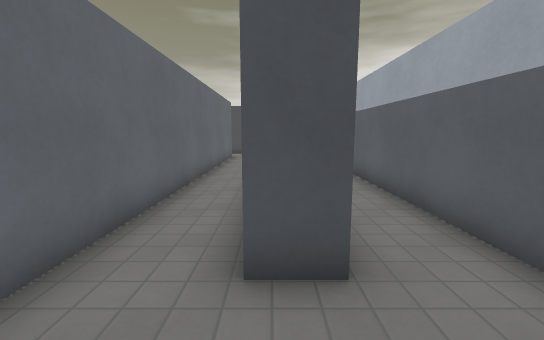
[1] (above)

23 first-person views from a walk through a 3-D level made in the Godot game engine. The camera is 1.4 m above the floor, tilts 8° down and sees 90° across. The floor is counted in squares, 1 m on a side. Each view is taken from the middle of a square. On the plan, view 1 faces up. The plan holds only what a view shows up to about 13 squares ahead; the rest is blank. The place goes on beyond the plan. Some surface patterns are stand-ins.

[2]
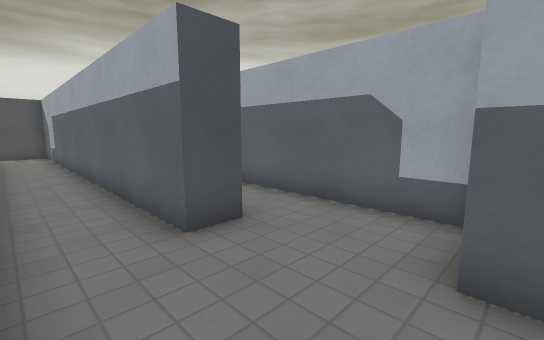

[3]
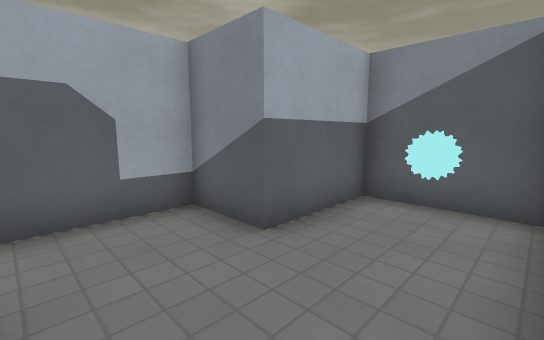

[4]
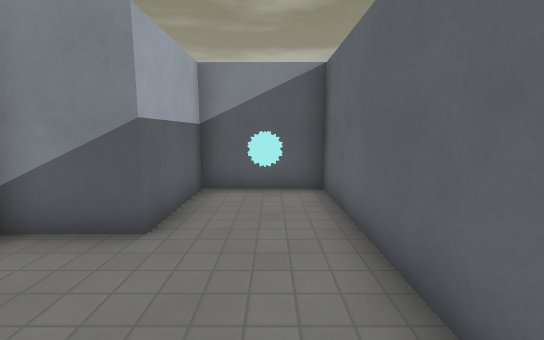

[5]
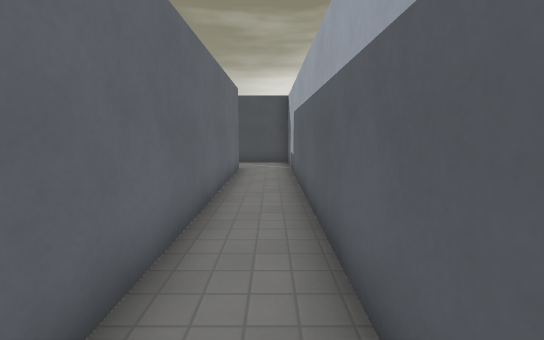

[6]
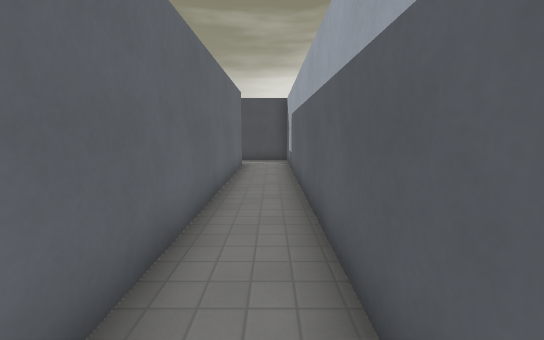

[7]
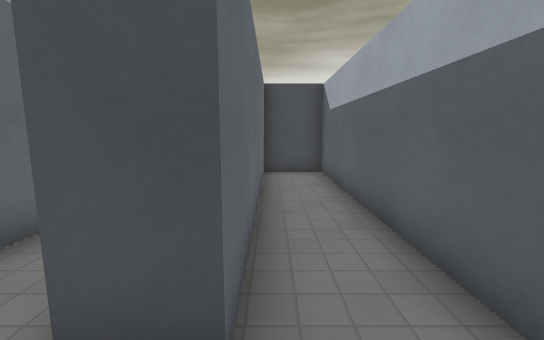

[8]
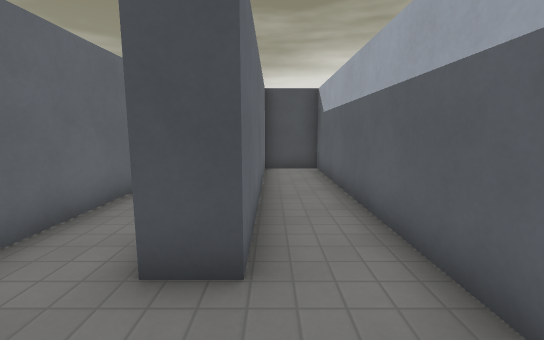

[9]
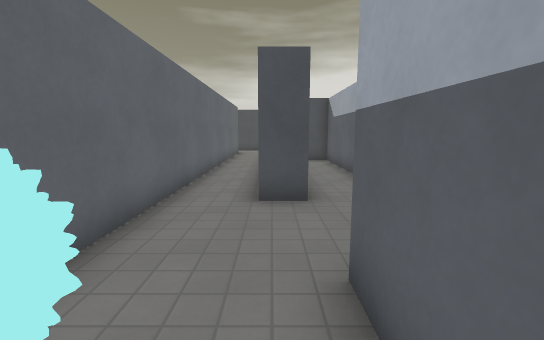

[10]
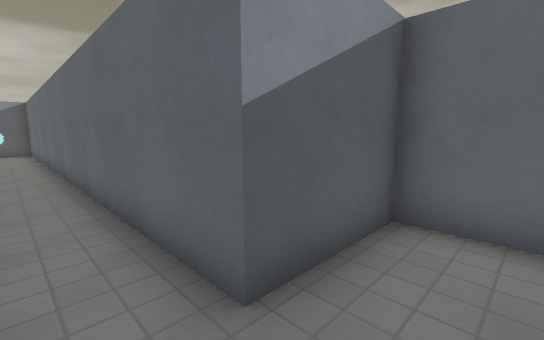

[11]
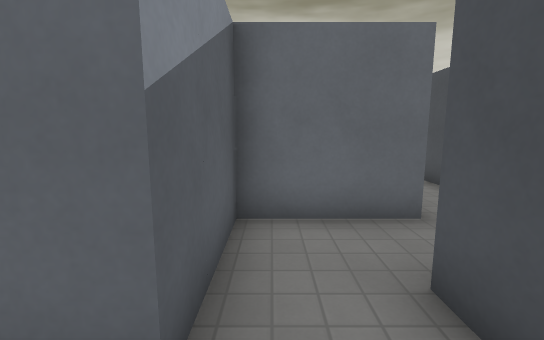

[12]
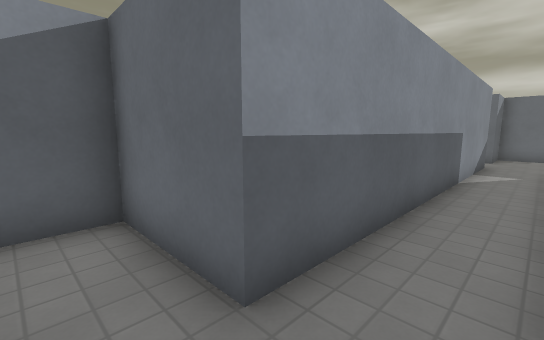

[13]
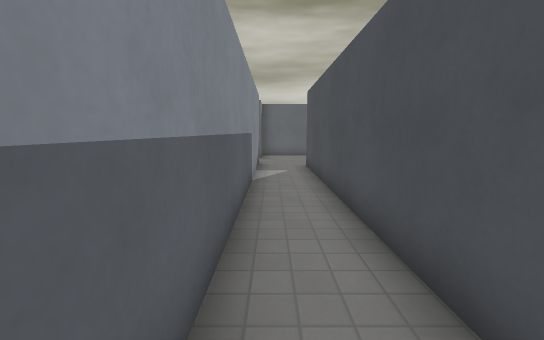

[14]
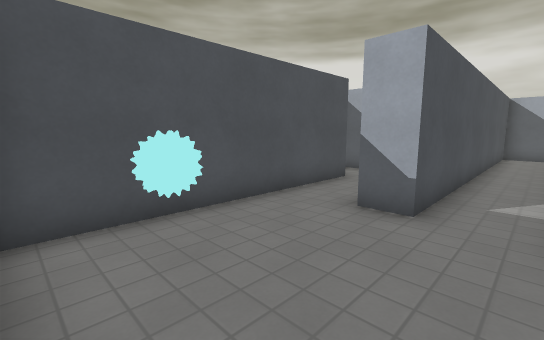

[15]
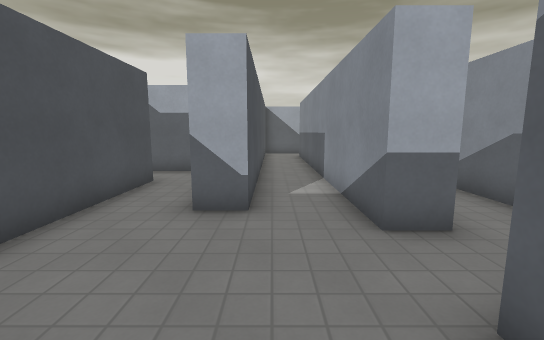

[16]
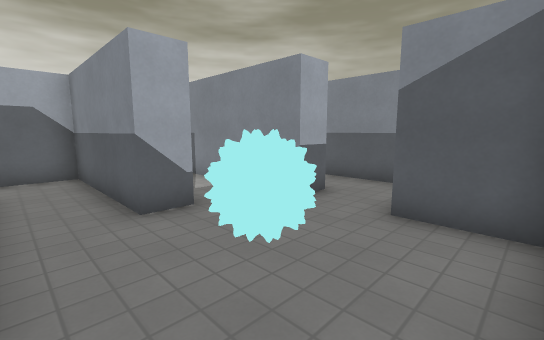

[17]
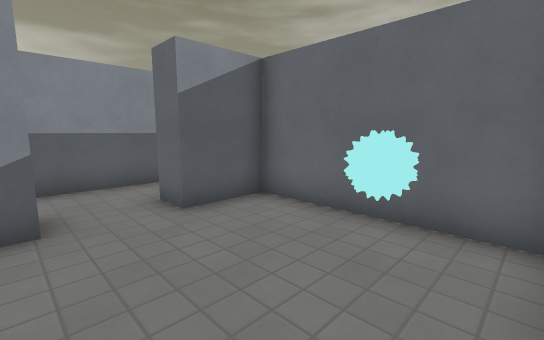

[18]
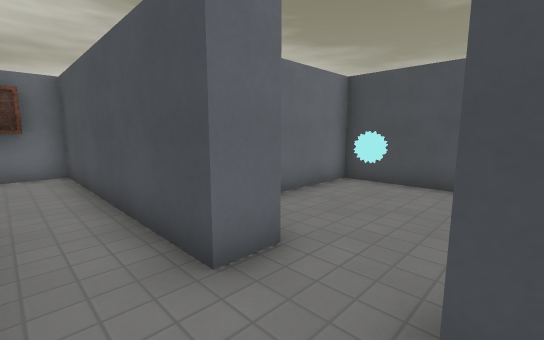

[19]
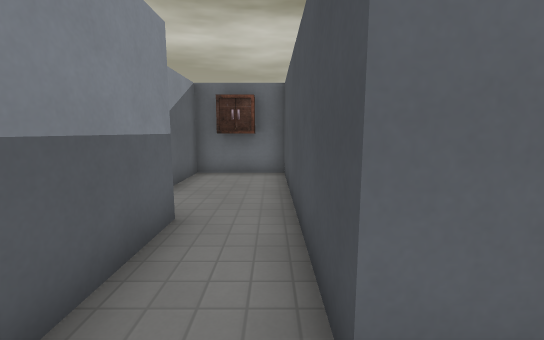

[20]
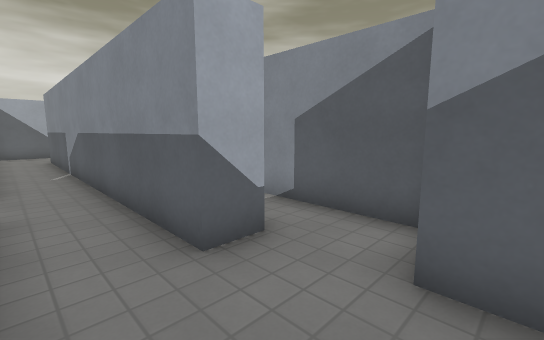

[21]
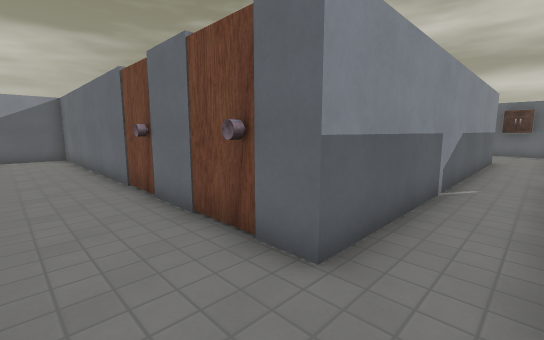

[22]
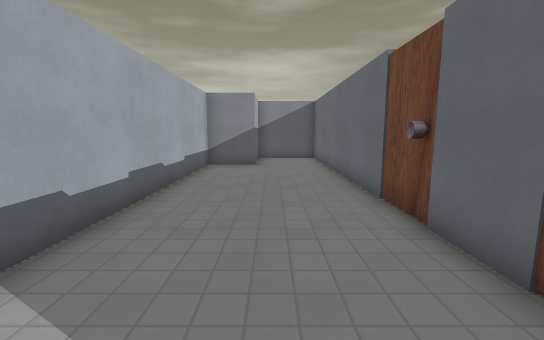

[23]
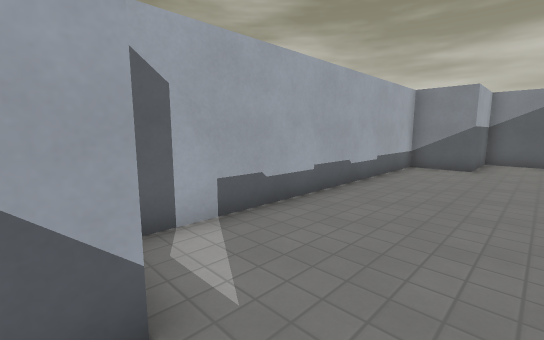

### Floor plan
Points are (right, up) in squares from view 1. A wall is a line through its corners. A room is listed if a view was taken in it or the views show most of it. See-through windows are left out.
Room 1 (views 1, 2, 3, 4, 5, 6, 7, 8, 9, 10, 11)
walls: (-2.3, 15.4) (-2.3, -3.6) (0.7, -3.6) (0.7, -0.6) (2.7, -0.6) (2.7, 10.4) (0.7, 10.4) (0.7, 2.4) (-0.3, 2.4) (-0.3, 17.4) (-2.4, 17.4)
ways out: opening at (-3, 16.5) to room 4
objects: orb (-1, -2)
Room 2 (views 12, 13, 14, 15, 16, 17)
walls: (-13.2, 23.4) (-21.3, 23.4) (-21.3, 18.4) (-19.3, 18.4) (-19.3, 17.4); (-17.3, 17.4) (-17.3, 18.4) (-5.3, 18.4) (-5.3, 17.4); (-3.9, 20.4) (-16.3, 20.4) (-16.3, 21.4) (-11.3, 21.4) (-11.3, 24.6); (-3.3, 18.9) (-3.3, 19.9)
ways out: opening at (-18.5, 18) to room 3; opening at (-4.5, 18) to room 4
objects: orb (-20, 22)
Room 3 (views 18, 19, 20, 21, 22, 23)
walls: (-6.3, 14.4) (-6.3, 15.1); (-16.9, 17.4) (-17.3, 17.4); (-19.3, 17.4) (-27.3, 17.4) (-27.3, 14.4) (-24.2, 14.4); (-22.3, 14.4) (-22.3, 15.4) (-9.3, 15.4) (-9.3, 0.7); (-23.9, 12.8) (-20.5, 12.8); (-9.1, 0.4) (-6.3, 0.4) (-6.3, 3.4) (-4.3, 3.4) (-4.3, 13.9)
ways out: opening at (-18.5, 18) to room 2
objects: cupboard (-27, 16)
Room 4 (no view inside)
walls: (-5.3, 17.4) (-5.3, 15.4) (-2.3, 15.4); (-2.4, 17.4) (-3.4, 17.4)
ways out: opening at (-3, 16.5) to room 1; opening at (-4.5, 18) to room 2

Where each view was taken, in squares from view 1:
view 1: 0 up, 0 right, facing up
view 2: 1 down, 2 left, facing up-right
view 3: 2 up, 2 left, facing down-right
view 4: 3 up, 1 left, facing down
view 5: 5 up, 1 left, facing up
view 6: 4 up, 1 left, facing up
view 7: 1 up, 1 right, facing up
view 8: 0 up, 1 right, facing up
view 9: 3 down, 0 right, facing up
view 10: 17 up, 1 left, facing down-left
view 11: 16 up, 1 left, facing left
view 12: 20 up, 4 left, facing down-left
view 13: 19 up, 5 left, facing left
view 14: 19 up, 21 left, facing up-right
view 15: 20 up, 21 left, facing right
view 16: 23 up, 21 left, facing down-right
view 17: 23 up, 17 left, facing down-left
view 18: 16 up, 17 left, facing up-left
view 19: 17 up, 18 left, facing left
view 20: 17 up, 25 left, facing down-right
view 21: 17 up, 7 left, facing down-left
view 22: 15 up, 7 left, facing down
view 23: 15 up, 8 left, facing down-right
